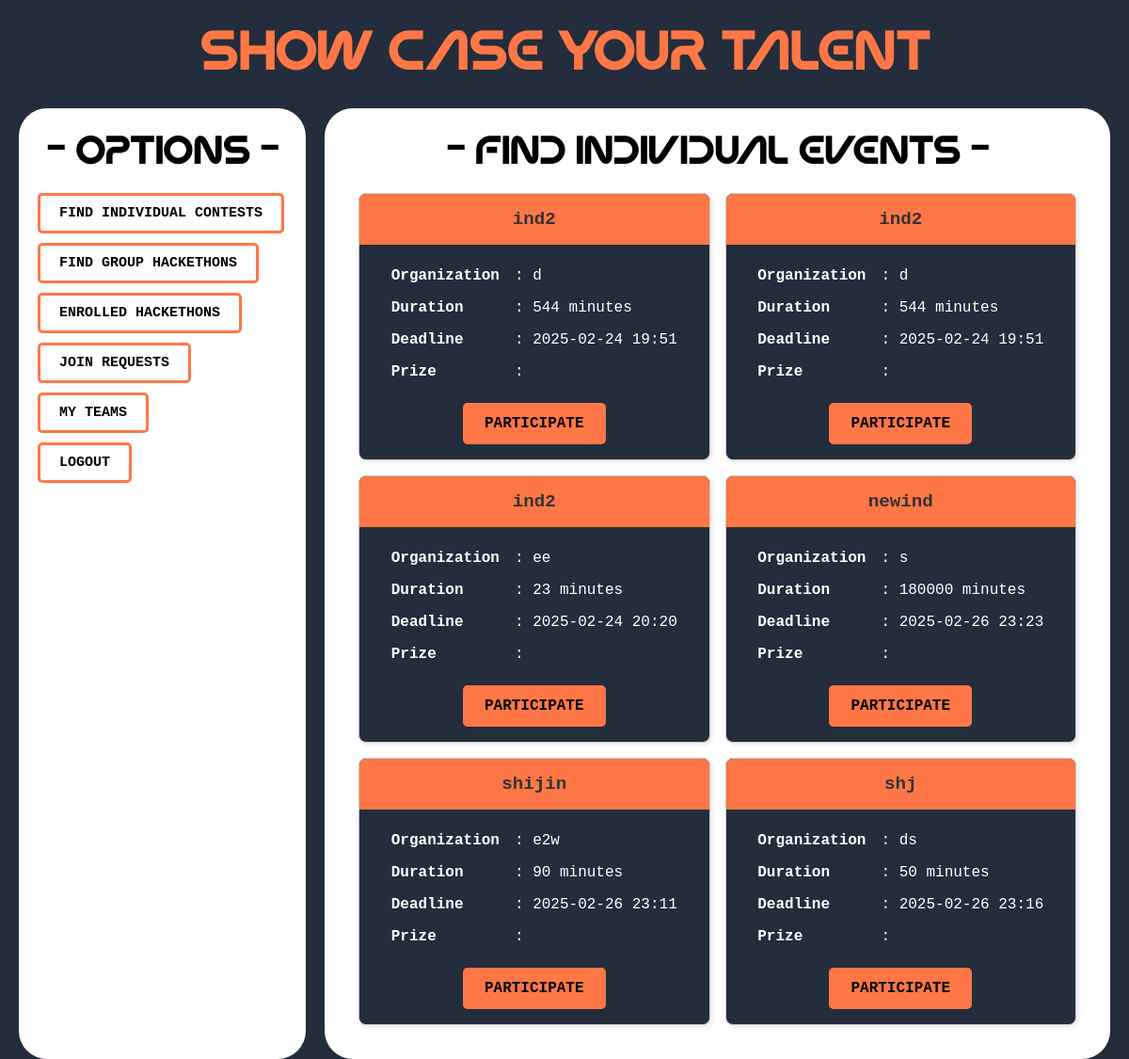
The app's page /competitor/find_individual_events/ with its own data.
### host/models.py (models this page shows, shortened)
class IndividualEvent(models.Model):
    hackathon_name = models.CharField(max_length=200)
    organization = models.CharField(max_length=200)
    start_datetime = models.DateTimeField(auto_now_add=True)
    last_submission_datetime = models.DateTimeField()
    time_duration = models.IntegerField(help_text="Duration in minutes")
    price = models.DecimalField(max_digits=10, decimal_places=2,null=True, blank=True)
    problems = models.ManyToManyField('Problem', related_name="individual_events")
    created_by = models.ForeignKey(settings.AUTH_USER_MODEL, on_delete=models.CASCADE, related_name="individual_events")

### competitor/views.py (the view)
# urls.py: path('find_individual_events/',views.find_individual_events,name='find_individual_events'),
def find_individual_events(request):
    individual_events = IndividualEvent.objects.all()
    return render(request,'competitor/find_individual_events.html',{"individual_events":individual_events})

### templates/competitor/find_individual_events.html (shortened to what this page needs)
{% extends "competitor/competitor_dashboard.html" %}
{% block right_div %}
<h1 style="text-align: center; color: black;">- Find Individual Events -</h1>
{% if individual_events %}
    <div class="cards-container" style="display: grid; grid-template-columns: repeat(2, 1fr); gap: 16px;">
        {% for event in individual_events %}
            <div class="card">
                <div class="hackathon_name">
                    {{ event.hackathon_name }}
                </div>
                <div style="padding: 16px; text-align: center;">
                    <table style="margin: 0 auto; text-align: left; border-collapse: collapse; color: white;">
                        <tr>
                            <td style="padding: 8px;"><strong>Organization</strong></td>
                            <td style="padding: 8px;">: {{ event.organization }}</td>
                        </tr>
                        <tr>
                            <td style="padding: 8px;"><strong>Duration</strong></td>
                            <td style="padding: 8px;">: {{ event.time_duration }} minutes</td>
                        </tr>
                        <tr>
                            <td style="padding: 8px;"><strong>Deadline</strong></td>
                            <td style="padding: 8px;">: {{ event.last_submission_datetime|date:"Y-m-d H:i" }}</td>
                        </tr>
                        <tr>
                            <td style="padding: 8px;"><strong>Prize</strong></td>
                            <td style="padding: 8px;">: {{ event.prize }}</td>
                        </tr>
                    </table>
                    <div style="text-align: center; margin-top: 16px;">
                        <a href="{% url "competitor:ind_event_dashboard" event.id  %}" class="btn-like">
                            PARTICIPATE
                        </a>
                    </div>
                </div>
            </div>
        {% endfor %}
    </div>
{% else %}
    <p>No individual events found.</p>
{% endif %}
{% endblock right_div %}

### records on screen
IndividualEvent: hackathon_name "ind2", organization "d", time_duration "544", last_submission_datetime "2025-02-24 19:51"
IndividualEvent: hackathon_name "ind2", organization "d", time_duration "544", last_submission_datetime "2025-02-24 19:51"
IndividualEvent: hackathon_name "ind2", organization "ee", time_duration "23", last_submission_datetime "2025-02-24 20:20"
IndividualEvent: hackathon_name "newind", organization "s", time_duration "180000", last_submission_datetime "2025-02-26 23:23"
IndividualEvent: hackathon_name "shijin", organization "e2w", time_duration "90", last_submission_datetime "2025-02-26 23:11"
IndividualEvent: hackathon_name "shj", organization "ds", time_duration "50", last_submission_datetime "2025-02-26 23:16"
